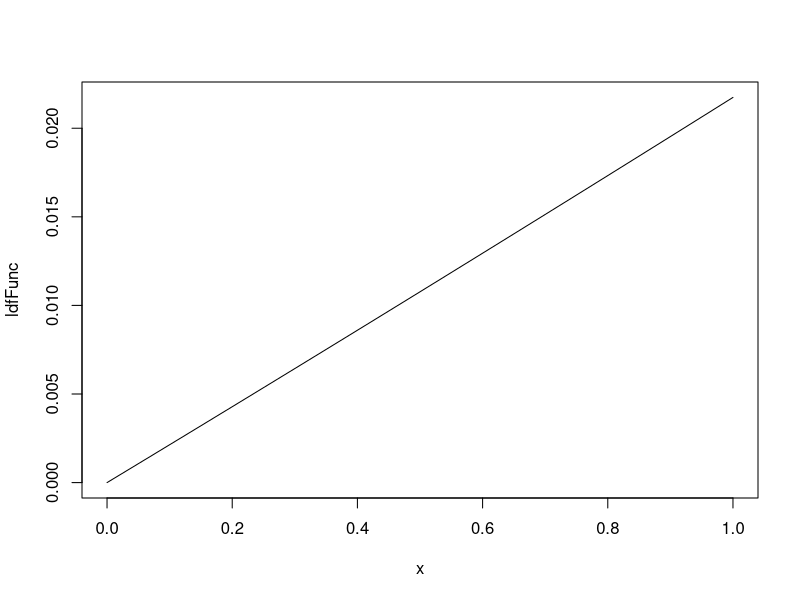
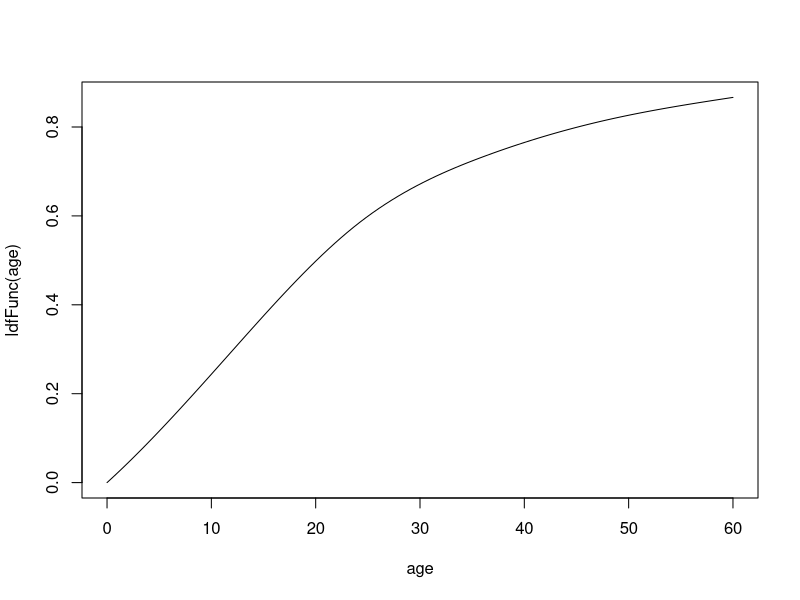

Write the R code that produced these figures, in order.
ldfFunc <- splinefun(seq(0, 60, by = 12), c(0, 1/3.373, 1/1.72, 1/1.365, 1/1.225, 1/1.154))
plot(ldfFunc)
age <- seq(0, 60, length=100)
plot(age, ldfFunc(age), type = "l")
